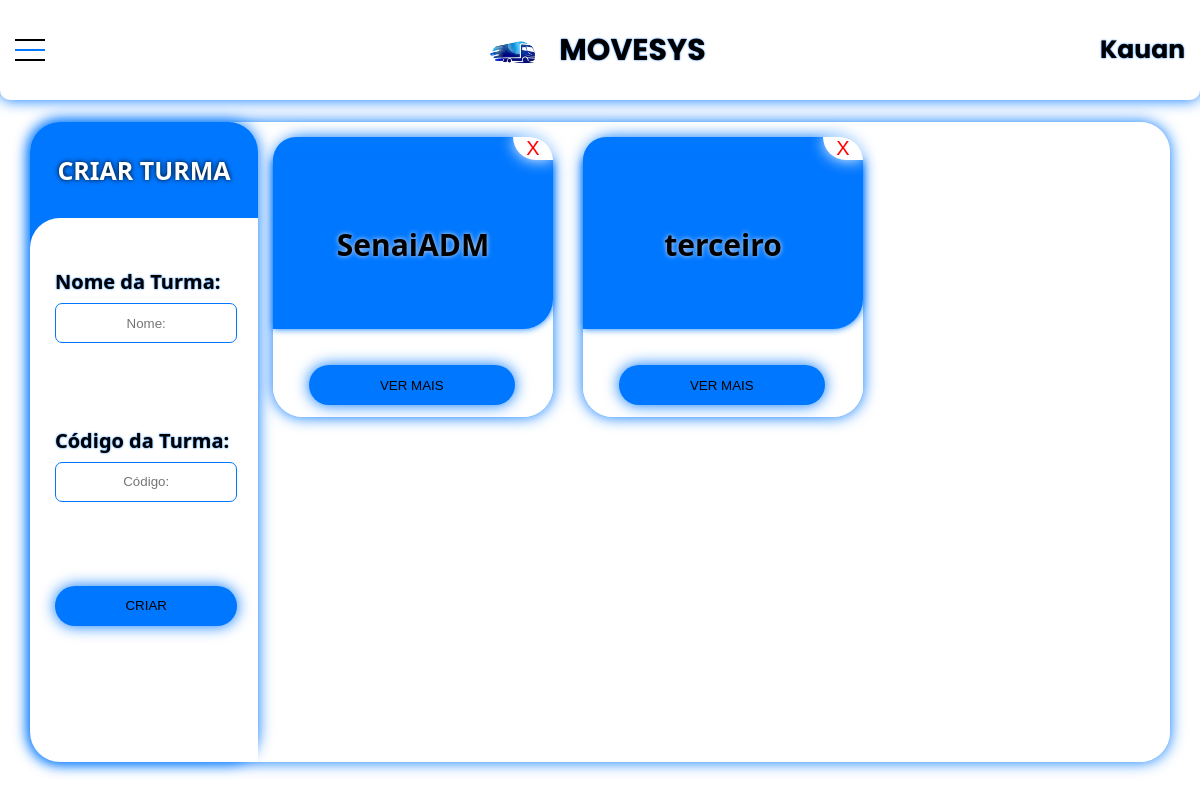
Page /Paginas/turmas.php (signed in) on the earlier database version.
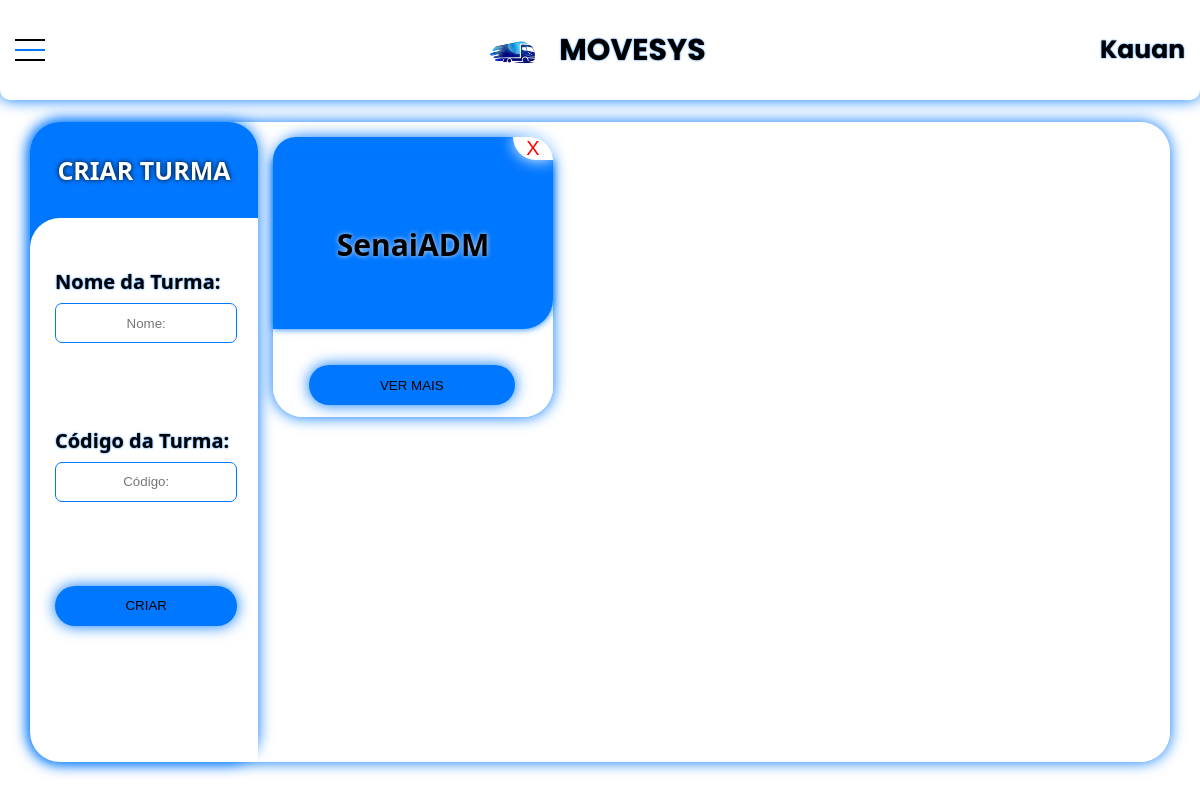
Same page on the later database version.
### tables this page shows
CREATE TABLE `turmas` (
  `codTurma` varchar(255) NOT NULL,
  `nomeTurma` varchar(50) NOT NULL,
  `total_alunos` int(11) DEFAULT 0,
  `data_turma` timestamp NOT NULL DEFAULT current_timestamp() ON UPDATE current_timestamp()
);

### Paginas/turmas.php (the view, shortened to what this page needs)
<!DOCTYPE html>
<html lang="pt-br">
<head>
    <link rel="stylesheet" href="../css/menuhorizontal.css"/>
    <link rel="stylesheet" href="../css/turmas.css"/>
</head>
<body>
<?php
    if (empty($_SESSION['nome'])){
        header('Location: sair.php');
        exit();
    } else {
        echo ' <header>
        <div class="container">
            <div class="main-horizontal">
                <ul class="ul-main">
                    <li class="li-main">
                        <div class="teste">
                            <label for="main-button">
                                <div class="div-button-main">
                                    <span class="button-main"></span>
                                </div>
                        </label>
                            <div class="juntos">
                                <img src="../css/cssimg/logo.png" style="max-width: 85px; max-height: 85px; margin-left: 20px; margin-top: 15px;">
                                <h1>MOVESYS</h1>
                            </div>
                            <h2>'.$_SESSION['nome'].'</h2>
                        </div>
                    </li>
                </ul>
            </div>
        </div>
    </header>
        <main>
            <div class="container-prin">
                <div class="container-turmas">
                    <div class="criar-turmas">
                        <form class="form" method="post" action="function/criarTurma.php" id="formturma" name="formturma">
                            <div class="titulo-criar-turmas">
                                <h3>CRIAR TURMA</h3>
                            </div>
                            <div class="form-criar-turma">
                                <div class="inpu-criar-turma">
                                    <h4>Nome da Turma:</h4>
                                    <input type="text" placeholder="Nome:" id="nomeTurma" name="nomeTurma" required>
                                </div>
                                <div class="inpu-criar-turma">
                                    <h4>Código da Turma:</h4>
                                    <input type="text" placeholder="Código:" id="codTurma" name="codTurma" required>
                                </div>
                                <div class="inpu-criar-turma">
                                    <button class="button-criar-turma">CRIAR</button>
                                </div>
                            </form>
                        </div>
                    </div>
                    <div class="turmas-criadas">';
                $hostname = "127.0.0.1";
                $user = "root";
                $password = "";
                $database = "logistica";
                $conn = new mysqli($hostname, $user, $password, $database);
                $sql = "SELECT turmas.nomeTurma, turmas.codTurma, turmas.data_turma, COUNT(usuarios.id) AS total_alunos
                        FROM turmas
                        LEFT JOIN usuarios ON turmas.codTurma = usuarios.codTurma
                        GROUP BY turmas.codTurma";
                $result = $conn->query($sql);
                if (!$result) {
                    echo "Error: " . $conn->error;
                } else {
                    if ($result->num_rows > 0) {
                        while($row = $result->fetch_assoc()) {
                            echo "
                                <div class=\"card-turmas\">
                                    <div class=\"delete-div\">
                                        <button class=\"delete-input\" onclick=\"deletarTurma('".$row["codTurma"]."')\">X</button>
                                    </div>
                                    <div class=\"nome-turmas\">
                                        <h5>". $row["nomeTurma"] ."</h5>
                                    </div>
                                    <div class=\"info-turmas\">
                                        <h6>Código: ". $row["codTurma"] ."</h6>
                                        <h6>Alunos matriculados: ". $row["total_alunos"] ."</h6>
                                        <h6>Data: ". $row["data_turma"] ."</h6>
                                        <div class=\"vermaisdiv\">
                                            <button class=\"vermais\" onclick=\"verMais('".$row["codTurma"]."')\">VER MAIS</button>
                                        </div>
                                    </div>
                                </div>
                            ";
                        }
                    } else {
                        echo "<p>Nenhuma turma encontrada.</p>";
                    }
                }
            echo '</div>
                </div>
            </div>
        </main>';
    }
?>
</body>
</html>

Differences in the rows shown:
removed turmas: nomeTurma "terceiro"
